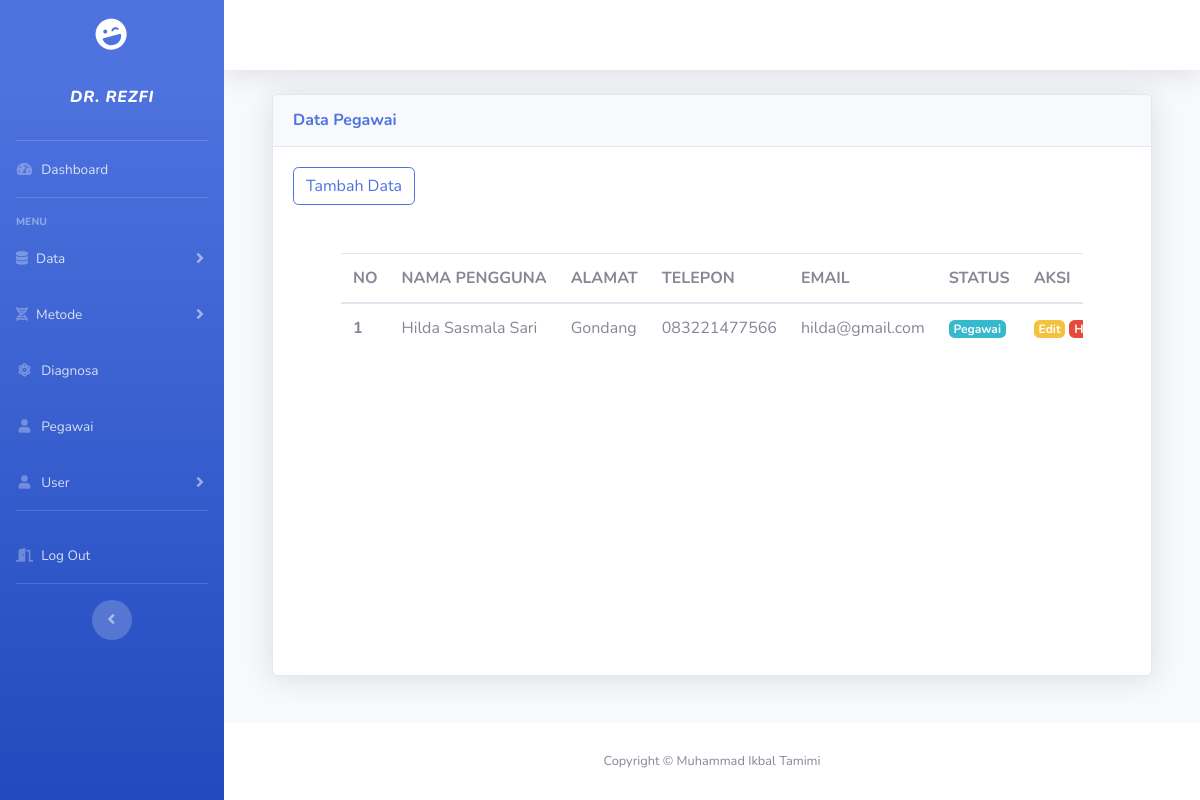
Page /assets/admin/data_pengguna.php (signed in) on the committed database.
### tables this page shows
CREATE TABLE `tbl_pengguna` (
  `id` int(11) NOT NULL,
  `Email` varchar(50) NOT NULL,
  `Password` varchar(15) NOT NULL,
  `Nama_Pengguna` varchar(50) NOT NULL,
  `Alamat` text NOT NULL,
  `telepon` varchar(15) NOT NULL,
  `Status` varchar(15) NOT NULL
);

### assets/admin/data_pengguna.php (the view, shortened to what this page needs)
<?php
include '../../database/db.php';
if (@$_SESSION['Admin'] || @$_SESSION['Pegawai']) {
    if (@$_SESSION['Admin']) {
        $vid = $_SESSION['Admin'];
    } elseif (@$_SESSION['Pegawai']) {
        $vid = $_SESSION['Pegawai'];
    }
    $tampil = mysqli_query($koneksi, "SELECT*FROM tbl_pengguna WHERE id='$vid'");
    $data = mysqli_fetch_array($tampil);
    if ($data) {
        $vNama = $data['Nama_Pengguna'];
    };
    function tampilData()
    {
        global $koneksi;
        $tampil = mysqli_query($koneksi, "SELECT*FROM tbl_pengguna WHERE Status='Pegawai'");
        return $tampil;
    }
    include 'Layout/header.php';
?>
    <div class="container">
        <div class="card shadow mb-4">
            <div class="card-header py-3">
                <h6 class="m-0 font-weight-bold text-primary">Data Pegawai</h6>
            </div>
            <div class="card-body table-responsive">
                <?php
                if (@$_SESSION['Admin']) {
                ?>
                    <a href="tambah_data_pengguna.php" class="btn btn-outline-primary text-right">Tambah Data</a>
                <?php
                }
                ?>
                <div class="card-body table-responsive p-5" style="height: 450px;">
                    <table class="table table-responsive table-head-fixed text-nowrap">
                        <thead>
                            <tr>
                                <th scope="col">NO</th>
                                <th scope="col">NAMA PENGGUNA</th>
                                <th scope="col">ALAMAT</th>
                                <th scope="col">TELEPON</th>
                                <th scope="col">EMAIL</th>
                                <th scope="col">STATUS</th>
                                <?php
                                if (@$_SESSION['Admin']) {
                                ?>
                                    <th scope="col">AKSI</th>
                                <?php
                                }
                                ?>
                            </tr>
                        </thead>
                        <tbody>
                            <?php
                            $nomor = 1;
                            $tampil = tampilData();
                            if ($tampil) {
                                if (mysqli_num_rows($tampil) > 0) {
                                    while ($row = mysqli_fetch_array($tampil)) {
                            ?>
                                        <tr>
                                            <th scope="row"><?= $nomor++ ?></th>
                                            <td><?php echo $row['Nama_Pengguna'] ?></td>
                                            <td><?php echo $row['Alamat'] ?></td>
                                            <td><?php echo $row['telepon'] ?></td>
                                            <td><?php echo $row['Email'] ?></td>
                                            <?php
                                            if ($row['Status'] == "Admin") {
                                            ?>
                                                <td><span class="badge badge-success"><?php echo $row['Status'] ?></span></td>
                                            <?php
                                            } elseif ($row['Status'] == "Pegawai") {
                                            ?>
                                                <td><span class="badge badge-info"><?php echo $row['Status'] ?></span></td>
                                            <?php
                                            }
                                            if (@$_SESSION['Admin']) {
                                            ?>
                                                <td>
                                                    <a href="edit_data_pengguna.php?id=<?= $row['id'] ?>" class="badge badge-warning">Edit</a>
                                                    <a href="hapus_data_pengguna.php?id=<?= $row['id'] ?>" id="hapus" data-id="{{$item->id}}" data-token="{{csrf_token()}}" data-url="{{route('barang.destroy',[$item->id])}}" data-target="#delete" class="badge badge-danger">Hapus</a>
                                                </td>
                                            <?php
                                            }
                                            ?>
                                        </tr>
                            <?php
                                    }
                                }
                            }
                            ?>
                        </tbody>
                    </table>
                </div>
            </div>
        </div>
    </div>
<?php
    include 'Layout/footer.php';
} else {
    echo "<script>
       alert('Anda Belum login');
       document.location='login.php';
       </script>";
}
?>

### assets/admin/Layout/header.php (shortened to what this page needs)
<?php
echo '<!DOCTYPE html>
<html lang="en">
<head>
    <link href="../../sbAdmin/vendor/fontawesome-free/css/all.min.css" rel="stylesheet" type="text/css">
    <link href="../../sbAdmin/css/sb-admin-2.min.css" rel="stylesheet">
</head>
<body id="page-top">
    <div id="wrapper">
        <ul class="navbar-nav bg-gradient-primary sidebar sidebar-dark accordion" id="accordionSidebar">
            <a class="sidebar-brand d-flex align-items-center justify-content-center" href="index.php">
                <div class="sidebar-brand-icon rotate-n-15">
                    <i class="fas fa-laugh-wink"></i>
                </div>
                </a>
                <div class="sidebar-brand d-flex align-items-center justify-content-center"> <p><i>' . $vNama . '</i></p> </div>
            <hr class="sidebar-divider my-0">
            <li class="nav-item">
                <a class="nav-link" href="index.php">
                    <i class="fas fa-fw fa-tachometer-alt"></i>
                    <span>Dashboard</span></a>
            </li>
            <hr class="sidebar-divider">
            <div class="sidebar-heading">
                Menu
            </div>
            <li class="nav-item">
                <a class="nav-link collapsed" href="#" data-toggle="collapse" data-target="#collapseTwo"
                    aria-expanded="true" aria-controls="collapseTwo">
                    <i class="fa fa-database"></i>
                    <span>Data</span>
                </a>
            </li>
            <li class="nav-item">
                <a class="nav-link collapsed" href="#" data-toggle="collapse" data-target="#collapseUtilities"
                    aria-expanded="true" aria-controls="collapseUtilities">
                    <i class="fa fa-dna"></i>
                    <span>Metode</span>
                </a>
            </li>
            <li class="nav-item">
            <a class="nav-link" href="diagnosa.php">
                <i class="fas fa-fw fa-atom"></i>
                <span>Diagnosa</span></a>
        </li>
        <li class="nav-item">
            <a class="nav-link" href="data_pengguna.php">
            <i class="fas fa-fw fa-user"></i>
                <span>Pegawai</span></a>
        </li>
            <li class="nav-item">
                <a class="nav-link collapsed" href="#" data-toggle="collapse" data-target="#collapsePages"
                    aria-expanded="true" aria-controls="collapsePages">
                    <i class="fas fa-fw fa-user"></i>
                    <span>User</span>
                </a>
            </li>
            <hr class="sidebar-divider">
            <li class="nav-item">
                <a class="nav-link" href="logout.php">
                <i class="fa fa-door-open"></i>
                    <span>Log Out</span></a>
            </li>
            <hr class="sidebar-divider d-none d-md-block">
            <div class="text-center d-none d-md-inline">
                <button class="rounded-circle border-0" id="sidebarToggle"></button>
            </div>
        </ul>
        <div id="content-wrapper" class="d-flex flex-column">
            <div id="content">
                <nav class="navbar navbar-expand navbar-light bg-white topbar mb-4 static-top shadow">
                </nav>
                <div class="container-fluid">';

### rows in the picture
tbl_pengguna: Nama_Pengguna "DR. REZFI"
tbl_pengguna: Nama_Pengguna "Hilda Sasmala Sari", Alamat "Gondang", telepon "083221477566", Email "hilda@gmail.com", Status "Pegawai"
